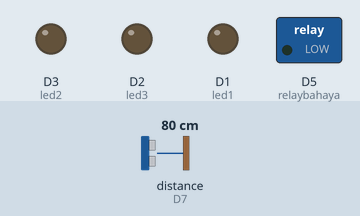
The sketch below on a simulated ESP8266 (NodeMCU). Parts: switched loads named in the sketch (green lamp = pin HIGH), output pins drawn as LEDs (lit = HIGH). Wiring (inferred from the names in the program): ultrasonic range finder: trigger D8; echo D7. The test bench sets the inputs (shaded band); at power-on: distance to the obstacle (sensor on D7) 80 cm. The echo pulse lasts 58.3 µs per cm; pins used as bus, display or sensor lines are not drawn; what the sketch prints to the serial monitor is not drawn.

Above: at 3.9 s.
4.0 s: distance to the obstacle (sensor on D7) set to 2 cm
At 6.8 s:
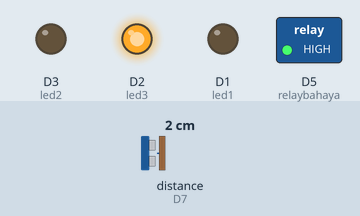
8.1 s: distance to the obstacle (sensor on D7) set to 9 cm
At 10.6 s:
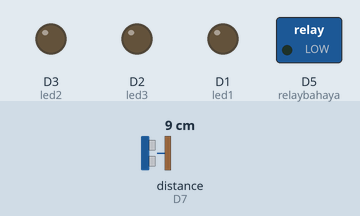
12.2 s: distance to the obstacle (sensor on D7) set to 4 cm
At 13.9 s:
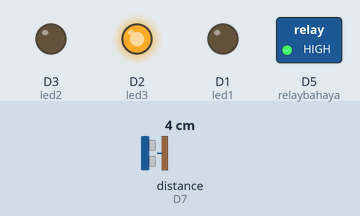
Timing chart, 0 to 15.4 s (numbered marks = the images above; inputs shaded):
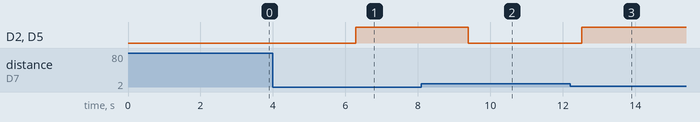

The sketch:

TUGAS_PRAKTIKUM_MODUL_2_ULTRASONIK_RELAY_3V.ino
```cpp
// Definisi pin menggunakan macro
#define echopin D7      // Variabel echo pin menggunakan pin D7
#define trigpin D8      // Variabel trigpin menggunakan pin D8
#define led1 D1         // Variabel led1 menggunakan pin D1 (LED Hijau)
#define led2 D3         // Variabel led2 menggunakan pin D3 (LED Merah)
#define led3 D2         // Variabel led3 menggunakan pin D2 (LED Kuning)
#define relaybahaya D5  // Pin Modul Relay untuk peringatan bahaya

void setup() {
  // Konfigurasi pin sebagai input atau output
  pinMode(echopin, INPUT);    // Konfigurasi echopin sebagai input
  pinMode(trigpin, OUTPUT);   // Konfigurasi trigpin sebagai output
  pinMode(led1, OUTPUT);     // Konfigurasi led1 sebagai output
  pinMode(led2, OUTPUT);     // Konfigurasi led2 sebagai output
  pinMode(led3, OUTPUT);     // Konfigurasi led3 sebagai output
  pinMode(relaybahaya, OUTPUT);  // Konfigurasi relaybahaya sebagai output

  // Inisialisasi komunikasi serial
  Serial.begin(9600);
}

void loop() {
  // Kode utama yang dijalankan secara berulang

  // Deklarasi variabel dan pengukuran jarak menggunakan ultrasonik
  float luas_alas = 113.024;    // Deklarasi variabel luas_alas dengan nilai 113.024
  float tinggi_gelas = 6.22;  // Deklarasi variabel tinggi_gelas dengan nilai 6.22

  digitalWrite(trigpin, LOW);  // Menetapkan trigpin menjadi LOW (netral)
  delayMicroseconds(2);

  digitalWrite(trigpin, HIGH); // Memberikan input HIGH ke trigpin
  delayMicroseconds(10);

  digitalWrite(trigpin, LOW);  // Menetapkan trigpin menjadi LOW (menerima input)

  int echotime = pulseIn(echopin, HIGH); // Mengukur waktu pantulan gelombang suara menggunakan pulseIn()

  float jarakpantul =  echotime * 0.034 / 2;    // Menghitung jarak pantul berdasarkan waktu yang diukur
  float tinggiair = tinggi_gelas - jarakpantul; // Menghitung tinggi air berdasarkan jarak pantul
  float volume = luas_alas * tinggiair;         // Menghitung volume air

  // Output yang ditampilkan melalui komunikasi serial

  Serial.print("jarak permukaan : ");
  Serial.print(jarakpantul);
  Serial.print(" cm ");

  Serial.print("tinggi permukaan : ");
  Serial.print(tinggiair);
  Serial.print(" cm ");

  Serial.print("volume : ");
  Serial.print(volume);
  Serial.println(" cm3 ");

  // Mengontrol LED berdasarkan tinggi air
  if (tinggiair > 2.00) {
    digitalWrite(led3, HIGH);
    digitalWrite(led2, LOW);
    digitalWrite(led1, LOW);
    digitalWrite(relaybahaya, HIGH); // Mengaktifkan modul relay untuk tanda bahaya air
  } else if (tinggiair > 1.00) {
    digitalWrite(led3, LOW);
    digitalWrite(led2, HIGH);
    digitalWrite(led1, LOW);
    digitalWrite(relaybahaya, LOW);
  } else if (tinggiair > 0.10) {
    digitalWrite(led3, LOW);
    digitalWrite(led2, LOW);
    digitalWrite(led1, HIGH);
    digitalWrite(relaybahaya, LOW);
  } else {
    digitalWrite(led3, LOW);
    digitalWrite(led2, LOW);
    digitalWrite(led1, LOW);
    digitalWrite(relaybahaya, LOW);
  }

  Serial.println("");
  Serial.println("LEVEL KETINGGAN AIR");

  // Menampilkan output teks sesuai tinggi air
  if (tinggiair > 2.00) {
    Serial.println("Tinggi air tinggi III (bahaya)⛔");
  } else if (tinggiair > 1.00) {
    Serial.println("Tinggi air sedang II (waspada)⚠");
  } else if (tinggiair > 0.10) {
    Serial.println("Tinggi air rendah I (aman)‼");
  } else {
    Serial.println(" 🚨 UPS WADAH KOSONG 🚨 ");
    Serial.println(" MOHON ISI AIR DI WADAH ");
  }

  Serial.println("=============================");

  delay(3000); // Delay selama 3 detik sebelum pengulangan berikutnya
}
```

Measured:
- after the input at 4.0 s, D2 (led3), D5 (relaybahaya): LOW → HIGH after 2.3 s
- after the input at 8.1 s, D2 (led3), D5 (relaybahaya): HIGH → LOW after 1.3 s
- after the input at 12.2 s, D2 (led3), D5 (relaybahaya): LOW → HIGH after 0.32 s
